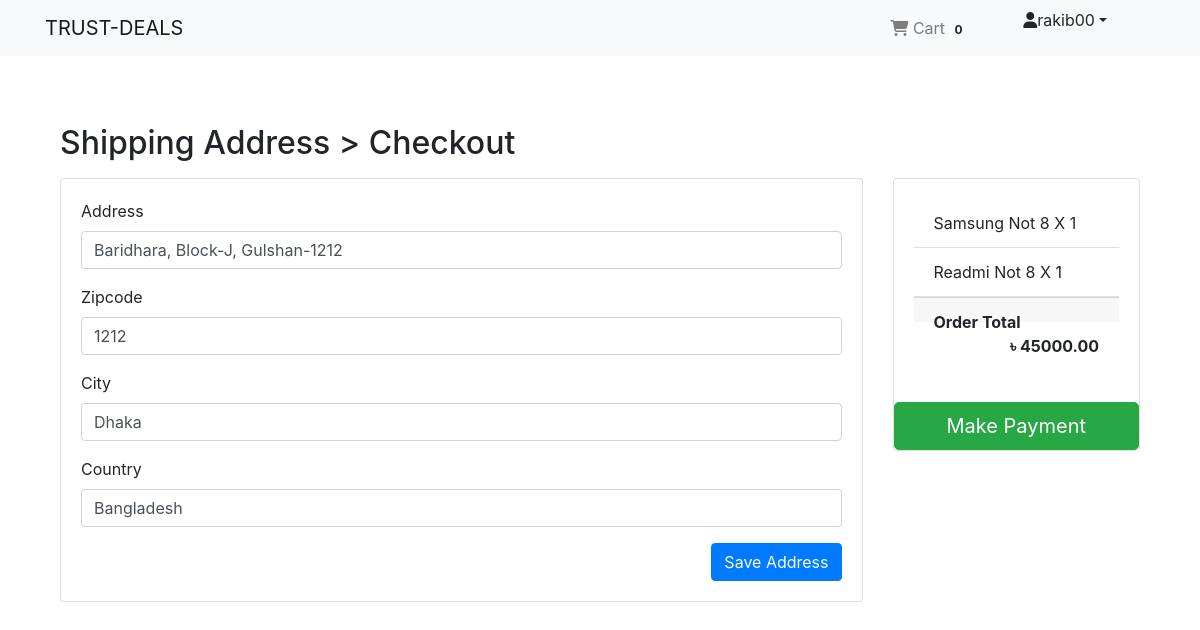
The page /payment/checkout/ (signed in) on the database its author committed.
### Auth_app/models.py (models this page shows, shortened)
class User(AbstractBaseUser, PermissionsMixin):
    email = models.EmailField(unique=True, null=False)
    is_staff = models.BooleanField(
        gettext_lazy('staff'),
        default = False,
        help_text = gettext_lazy('Designetes whether the user can log in this site')
    )
    is_active = models.BooleanField(
        gettext_lazy('active'),
        default = True,
        help_text = gettext_lazy('Designetes whether the user should be created as active. Ulselect insted of deleting accounts')
    )
    USERNAME_FIELD = 'email'
    objects = MyUserManager()

class Profile(models.Model):
    user = models.OneToOneField(User, on_delete=models.CASCADE, related_name='profile')
    username = models.CharField(max_length=264, blank=True)
    full_name = models.CharField(max_length=264, blank=True)
    address_1 = models.TextField(max_length=300, blank=True)
    city = models.CharField(max_length=40, blank=True)
    zipcode = models.CharField(max_length=10, blank=True)
    country = models.CharField(max_length=50, blank=True)
    phone = models.CharField(max_length=20, blank=True)
    date_joined = models.DateTimeField(auto_now_add=True)

### Payment_app/models.py (models this page shows)
class Billing_address(models.Model):
    user = models.ForeignKey(settings.AUTH_USER_MODEL, on_delete=models.CASCADE)
    address = models.CharField(max_length=264, blank=True)
    zipcode = models.CharField(max_length=10, blank=True)
    city = models.CharField(max_length=30, blank=True)
    country = models.CharField(max_length=20, blank=True)
    def fully_field(self):
        field_names = [f.name for f in self._meta.get_fields()]
        for field_name in field_names:
            value = getattr(self, field_name)
            if value is None or value=='':
                return False
        return True

### Order_app/models.py (models this page shows, shortened)
class Cart(models.Model):
    user = models.ForeignKey(settings.AUTH_USER_MODEL, on_delete=models.CASCADE, related_name='cart')
    item = models.ForeignKey(Product, on_delete=models.CASCADE)
    quatity = models.IntegerField(default=1)
    purchased = models.BooleanField(default=False)
    created = models.DateTimeField(auto_now_add=True)
    updated = models.DateTimeField(auto_now=True)
    def get_total(self):
        total = self.item.price * self.quatity
        float_total = format(total, '0.2f')
        return float_total

### Shop_app/models.py (models this page shows, shortened)
class Product(models.Model):
    mainimage = models.ImageField(upload_to='product_pic')
    name = models.CharField(max_length=264)
    catagory = models.ForeignKey(Category, on_delete=models.CASCADE, related_name='catagory')
    preview_text = models.TextField(max_length=200, verbose_name='Preview Text' )
    details = models.TextField(max_length=1000, verbose_name='Details')
    price = models.FloatField()
    old_price = models.FloatField(default=0.00)
    created = models.DateTimeField(auto_now_add=True)
    class Meta:
        ordering = ['-created']

### Payment_app/views.py (the view)
# urls.py: path('checkout/', views.Checkout, name='checkout'),
def Checkout(request):
    save_address = Billing_address.objects.get_or_create(user=request.user)
    save_address = save_address[0]
    form = Billing_form(instance=save_address)
    if request.method == 'POST':
        form = Billing_form(request.POST, instance=save_address)
        if form.is_valid():
            form.save()
            form = Billing_form(instance=save_address)
            messages.success(request, 'Billing address successfully saved!')
    order_qs = Order.objects.filter(user=request.user)
    order_item = order_qs[0].order_items.all()
    order_total = order_qs[0].get_totals()
    return render(request, 'Pyment_app/checkout.html', context={'form':form, 'order_item':order_item, 'order_total':order_total, 'save_address':save_address})

### Payment_app/forms.py
class Billing_form(forms.ModelForm):
    class Meta:
        model = Billing_address
        fields = ['address', 'zipcode', 'city', 'country']

### Order_app/models.py (called while the page is built)
    def get_totals(self):
        total = 0
        for order_item in self.order_items.all():
            total += float(order_item.get_total())
        return total

### Order_app/templatetags/cart_total.py (called while the page is built)
@register.filter
def cart_total(user):
    order = Cart.objects.filter(user=user, purchased=False)
    if order.exists():
        return order.count()
    else:
        return 0

### templates/Pyment_app/checkout.html (shortened to what this page needs)
{% extends "base.html" %}
{% load crispy_forms_tags %}
{% block body_block %}
<div class="container mt-5">
    <h2 class="mb-3">
        Shipping Address > <span>Checkout</span>
    </h2>
    <div class="row">
        <div class="col-md-9">
            <div class="card mb-5" style="height: auto;">
                <div class="card-body">
                    <form method="POST">
                        {{form|crispy}}
                        <button type="submit" class="btn btn-primary float-right">Save Address</button>
                    </form>
                </div>
            </div>
        </div>
        <div class="col-md-3">
            <div class="card" style="height: auto;">
            <div class="card-body">
                <ul class="list-group list-group-flush">
                    {% for i in order_item %}
                      <li class="list-group-item">{{i.item.name}} X {{i.quatity}}</li>
                    {% endfor %}
                </ul>
                <div class="card-footer">
                    <span class="float-left"> <b>Order Total</b></span>
                    <span class="float-right"> <b>&#2547; {{order_total|floatformat:2}}</b></span>
                </div>
                <br>
                <br>
            </div>
            {% if save_address.fully_field %}
              <a href="{% url 'Payment_App:payment' %}" class="btn btn-success btn-lg">Make Payment</a>
            {% else %}
                <div class="alert alert-warning">
                    <p>Please fill up the full information to make payment</p>
                </div>
            {% endif %}
            </div>
        </div>
    </div>
</div>
{%endblock%}

### templates/navbar.html (shortened to what this page needs)
{% load cart_total %}
<nav class="navbar navbar-expand-lg navbar-light bg-light">
    <div class="container">
        <a class="navbar-brand" href="{% url 'Shop_App:home' %}">TRUST-DEALS</a>
        <div class="collapse navbar-collapse" id="navbarNad">
            <ul class="navbar-nav ml-auto">
                {% if request.user.is_authenticated %}
                <li class="nav-item">
                    <a href="{% url 'Order_App:carts' %}" class="nav-link">
                    <i class="fa fa-shopping-cart"></i> Cart
                    <span class="badge badge-light">{{request.user | cart_total}}</span>
                    </a>
                </li>
                <li class="nav-item dropdown mx-5">
                    <a class="dropdown-toggle" role="button" id="dropdownMenuLink" data-toggle="dropdown" aria-haspopup="true" aria-expanded="false">
                        <i class="fa-solid fa-user"></i>{{request.user.profile.username}}</a>
                </li>
                {% else %}
                <li class="nav-item">
                    <a href="{% url 'Auth_App:login' %}" class="btn btn-primary">Login</a>
                </li>
                {% endif %}
            </ul>
        </div>
    </div>
</nav>

### templates/base.html (style rules this page uses)
.card { height: 350px; }

### rows shown on the page
Billing_address: address "Baridhara, Block-J, Gulshan-1212", zipcode "1212", city "Dhaka", country "Bangladesh"
Cart: item.name "Samsung Not 8", quatity "1"
Cart: item.name "Readmi Not 8", quatity "1"

### other values the page prints
{{ request.user | cart_total }} "0"
{{ request.user.profile.username }} "rakib00"
{{ order_total|floatformat:2 }} "45000.00"
